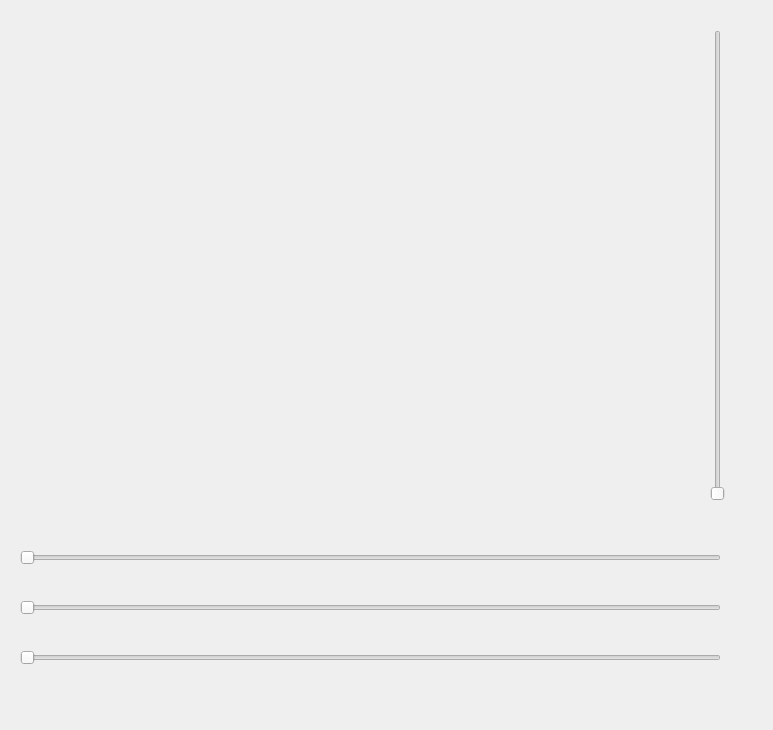
<?xml version="1.0" encoding="UTF-8"?>
<ui version="4.0">
 <class>OpenGL_Form</class>
 <widget class="QWidget" name="OpenGL_Form">
  <property name="geometry">
   <rect>
    <x>0</x>
    <y>0</y>
    <width>773</width>
    <height>730</height>
   </rect>
  </property>
  <property name="windowTitle">
   <string>Form</string>
  </property>
  <widget class="QSlider" name="points_amount_Slider">
   <property name="geometry">
    <rect>
     <x>710</x>
     <y>30</y>
     <width>16</width>
     <height>471</height>
    </rect>
   </property>
   <property name="maximum">
    <number>100000</number>
   </property>
   <property name="singleStep">
    <number>100</number>
   </property>
   <property name="orientation">
    <enum>Qt::Vertical</enum>
   </property>
  </widget>
  <widget class="QSlider" name="xSlider">
   <property name="geometry">
    <rect>
     <x>20</x>
     <y>550</y>
     <width>701</width>
     <height>16</height>
    </rect>
   </property>
   <property name="maximum">
    <number>360</number>
   </property>
   <property name="orientation">
    <enum>Qt::Horizontal</enum>
   </property>
  </widget>
  <widget class="QSlider" name="ySlider">
   <property name="geometry">
    <rect>
     <x>20</x>
     <y>600</y>
     <width>701</width>
     <height>16</height>
    </rect>
   </property>
   <property name="maximum">
    <number>360</number>
   </property>
   <property name="orientation">
    <enum>Qt::Horizontal</enum>
   </property>
  </widget>
  <widget class="QSlider" name="zSlider">
   <property name="geometry">
    <rect>
     <x>20</x>
     <y>650</y>
     <width>701</width>
     <height>16</height>
    </rect>
   </property>
   <property name="maximum">
    <number>360</number>
   </property>
   <property name="orientation">
    <enum>Qt::Horizontal</enum>
   </property>
  </widget>
  <widget class="OpenGL_Class" name="OGL_Widget" native="true">
   <property name="geometry">
    <rect>
     <x>20</x>
     <y>30</y>
     <width>641</width>
     <height>471</height>
    </rect>
   </property>
  </widget>
 </widget>
 <customwidgets>
  <customwidget>
   <class>OpenGL_Class</class>
   <extends>QWidget</extends>
   <header location="global">opengl_class.h</header>
   <container>1</container>
  </customwidget>
 </customwidgets>
 <resources/>
 <connections/>
</ui>
